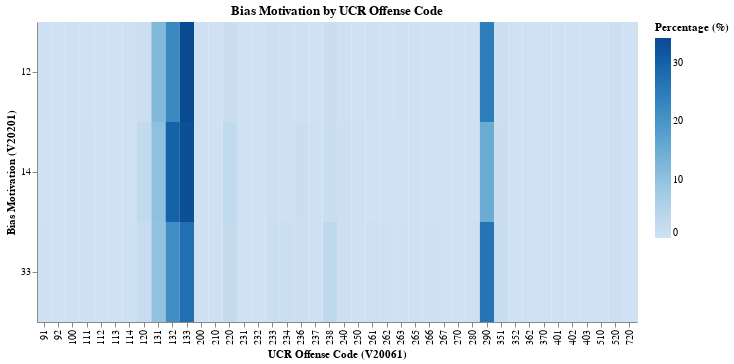

This figure's notebook cell:
### Markdown cell above
### UCR OFFENSE CODE

### Code cell
# Cross-tabulation (frequency)
offense_bias_table = pd.crosstab(race_df['V20201'], race_df['V20061'])

# Display the result
print(offense_bias_table)

# Cross-tabulation (percentage per V20201)
offense_bias_pct = pd.crosstab(race_df['V20201'], race_df['V20061'], normalize='index') * 100

# Display rounded to two decimal places
print(offense_bias_pct.round(2))

import altair as alt

# Convert data to long format
offense_bias_df = offense_bias_pct.reset_index().melt(
    id_vars='V20201', 
    var_name='V20061', 
    value_name='percentage'
)

# Draw a heatmap with Altair
heatmap = alt.Chart(offense_bias_df).mark_rect().encode(
    x=alt.X('V20061:N', title='UCR Offense Code (V20061)'),
    y=alt.Y('V20201:N', title='Bias Motivation (V20201)'),
    color=alt.Color('percentage:Q', title='Percentage (%)', scale=alt.Scale(scheme='blues')),
    tooltip=['V20201', 'V20061', 'percentage']
).properties(
    title='Bias Motivation by UCR Offense Code',
    width=600,
    height=300
)

heatmap

### Figure 1 — Vega-Lite specification as saved in the notebook (floating-point values rounded to 4 significant figures)
{"config": {"view": {"continuousWidth": 300, "continuousHeight": 300}}, "data": {"name": "data-486195610861654caf88ad89b79eaf18"}, "mark": {"type": "rect"}, "encoding": {"color": {"field": "percentage", "scale": {"scheme": "blues"}, "title": "Percentage (%)", "type": "quantitative"}, "tooltip": [{"field": "V20201", "type": "quantitative"}, {"field": "V20061", "type": "quantitative"}, {"field": "percentage", "type": "quantitative"}], "x": {"field": "V20061", "title": "UCR Offense Code (V20061)", "type": "nominal"}, "y": {"field": "V20201", "title": "Bias Motivation (V20201)", "type": "nominal"}}, "height": 300, "title": "Bias Motivation by UCR Offense Code", "width": 600, "$schema": "https://vega.github.io/schema/vega-lite/v5.20.1.json", "datasets": {"data-486195610861654caf88ad89b79eaf18": [{"V20201": 12, "V20061": 91, "percentage": 0.1164}, {"V20201": 14, "V20061": 91, "percentage": 0.0}, {"V20201": 33, "V20061": 91, "percentage": 0.1041}, {"V20201": 12, "V20061": 92, "percentage": 0.006849}, {"V20201": 14, "V20061": 92, "percentage": 0.0}, {"V20201": 33, "V20061": 92, "percentage": 0.0}, {"V20201": 12, "V20061": 100, "percentage": 0.1096}, {"V20201": 14, "V20061": 100, "percentage": 0.2208}, {"V20201": 33, "V20061": 100, "percentage": 0.1561}, {"V20201": 12, "V20061": 111, "percentage": 0.07534}, {"V20201": 14, "V20061": 111, "percentage": 0.1472}, {"V20201": 33, "V20061": 111, "percentage": 0.2081}, {"V20201": 12, "V20061": 112, "percentage": 0.0137}, {"V20201": 14, "V20061": 112, "percentage": 0.0}, {"V20201": 33, "V20061": 112, "percentage": 0.05203}, {"V20201": 12, "V20061": 113, "percentage": 0.006849}, {"V20201": 14, "V20061": 113, "percentage": 0.0}, {"V20201": 33, "V20061": 113, "percentage": 0.0}, {"V20201": 12, "V20061": 114, "percentage": 0.1712}, {"V20201": 14, "V20061": 114, "percentage": 0.07358}, {"V20201": 33, "V20061": 114, "percentage": 0.1561}, {"V20201": 12, "V20061": 120, "percentage": 0.7123}, {"V20201": 14, "V20061": 120, "percentage": 2.575}, {"V20201": 33, "V20061": 120, "percentage": 1.665}, {"V20201": 12, "V20061": 131, "percentage": 12.18}, {"V20201": 14, "V20061": 131, "percentage": 10.38}, {"V20201": 33, "V20061": 131, "percentage": 9.99}, {"V20201": 12, "V20061": 132, "percentage": 22.34}, {"V20201": 14, "V20061": 132, "percentage": 29.8}, {"V20201": 33, "V20061": 132, "percentage": 21.38}, {"V20201": 12, "V20061": 133, "percentage": 34.26}, {"V20201": 14, "V20061": 133, "percentage": 33.33}, {"V20201": 33, "V20061": 133, "percentage": 27.32}, {"V20201": 12, "V20061": 200, "percentage": 0.2808}, {"V20201": 14, "V20061": 200, "percentage": 0.2208}, {"V20201": 33, "V20061": 200, "percentage": 0.2601}, {"V20201": 12, "V20061": 210, "percentage": 0.0137}, {"V20201": 14, "V20061": 210, "percentage": 0.07358}, {"V20201": 33, "V20061": 210, "percentage": 0.2601}, {"V20201": 12, "V20061": 220, "percentage": 1.007}, {"V20201": 14, "V20061": 220, "percentage": 2.575}, {"V20201": 33, "V20061": 220, "percentage": 2.237}, {"V20201": 12, "V20061": 231, "percentage": 0.0274}, {"V20201": 14, "V20061": 231, "percentage": 0.0}, {"V20201": 33, "V20061": 231, "percentage": 0.0}, {"V20201": 12, "V20061": 232, "percentage": 0.006849}, {"V20201": 14, "V20061": 232, "percentage": 0.0}, {"V20201": 33, "V20061": 232, "percentage": 0.0}, {"V20201": 12, "V20061": 233, "percentage": 0.3425}, {"V20201": 14, "V20061": 233, "percentage": 0.3679}, {"V20201": 33, "V20061": 233, "percentage": 0.9365}, {"V20201": 12, "V20061": 234, "percentage": 0.1644}, {"V20201": 14, "V20061": 234, "percentage": 0.1472}, {"V20201": 33, "V20061": 234, "percentage": 0.8325}, {"V20201": 12, "V20061": 236, "percentage": 0.2671}, {"V20201": 14, "V20061": 236, "percentage": 1.03}, {"V20201": 33, "V20061": 236, "percentage": 0.8845}, {"V20201": 12, "V20061": 237, "percentage": 0.08219}, {"V20201": 14, "V20061": 237, "percentage": 0.2208}, {"V20201": 33, "V20061": 237, "percentage": 0.2081}, {"V20201": 12, "V20061": 238, "percentage": 1.075}, {"V20201": 14, "V20061": 238, "percentage": 1.251}, {"V20201": 33, "V20061": 238, "percentage": 3.278}, {"V20201": 12, "V20061": 240, "percentage": 0.2192}, {"V20201": 14, "V20061": 240, "percentage": 0.4415}, {"V20201": 33, "V20061": 240, "percentage": 0.5203}, {"V20201": 12, "V20061": 250, "percentage": 0.06849}, {"V20201": 14, "V20061": 250, "percentage": 0.2208}, {"V20201": 33, "V20061": 250, "percentage": 0.1561}, {"V20201": 12, "V20061": 261, "percentage": 0.1164}, {"V20201": 14, "V20061": 261, "percentage": 0.07358}, {"V20201": 33, "V20061": 261, "percentage": 0.4162}, {"V20201": 12, "V20061": 262, "percentage": 0.0411}, {"V20201": 14, "V20061": 262, "percentage": 0.07358}, {"V20201": 33, "V20061": 262, "percentage": 0.2081}, {"V20201": 12, "V20061": 263, "percentage": 0.1027}, {"V20201": 14, "V20061": 263, "percentage": 0.0}, {"V20201": 33, "V20061": 263, "percentage": 0.2081}, {"V20201": 12, "V20061": 265, "percentage": 0.0}, {"V20201": 14, "V20061": 265, "percentage": 0.0}, {"V20201": 33, "V20061": 265, "percentage": 0.05203}, {"V20201": 12, "V20061": 266, "percentage": 0.0137}, {"V20201": 14, "V20061": 266, "percentage": 0.07358}, {"V20201": 33, "V20061": 266, "percentage": 0.2081}, {"V20201": 12, "V20061": 267, "percentage": 0.06849}, {"V20201": 14, "V20061": 267, "percentage": 0.07358}, {"V20201": 33, "V20061": 267, "percentage": 0.0}, {"V20201": 12, "V20061": 270, "percentage": 0.006849}, {"V20201": 14, "V20061": 270, "percentage": 0.0}, {"V20201": 33, "V20061": 270, "percentage": 0.0}, {"V20201": 12, "V20061": 280, "percentage": 0.06849}, {"V20201": 14, "V20061": 280, "percentage": 0.0}, {"V20201": 33, "V20061": 280, "percentage": 0.1041}, {"V20201": 12, "V20061": 290, "percentage": 24.49}, {"V20201": 14, "V20061": 290, "percentage": 15.01}, {"V20201": 33, "V20061": 290, "percentage": 26.38}, {"V20201": 12, "V20061": 351, "percentage": 0.7945}, {"V20201": 14, "V20061": 351, "percentage": 1.03}, {"V20201": 33, "V20061": 351, "percentage": 1.353}, {"V20201": 12, "V20061": 352, "percentage": 0.04795}, {"V20201": 14, "V20061": 352, "percentage": 0.07358}, {"V20201": 33, "V20061": 352, "percentage": 0.05203}, {"V20201": 12, "V20061": 362, "percentage": 0.006849}, {"V20201": 14, "V20061": 362, "percentage": 0.0}, {"V20201": 33, "V20061": 362, "percentage": 0.0}, {"V20201": 12, "V20061": 370, "percentage": 0.07534}, {"V20201": 14, "V20061": 370, "percentage": 0.0}, {"V20201": 33, "V20061": 370, "percentage": 0.05203}, {"V20201": 12, "V20061": 401, "percentage": 0.0}, {"V20201": 14, "V20061": 401, "percentage": 0.07358}, {"V20201": 33, "V20061": 401, "percentage": 0.0}, {"V20201": 12, "V20061": 402, "percentage": 0.006849}, {"V20201": 14, "V20061": 402, "percentage": 0.0}, {"V20201": 33, "V20061": 402, "percentage": 0.05203}, {"V20201": 12, "V20061": 403, "percentage": 0.0}, {"V20201": 14, "V20061": 403, "percentage": 0.07358}, {"V20201": 33, "V20061": 403, "percentage": 0.0}, {"V20201": 12, "V20061": 510, "percentage": 0.006849}, {"V20201": 14, "V20061": 510, "percentage": 0.0}, {"V20201": 33, "V20061": 510, "percentage": 0.0}, {"V20201": 12, "V20061": 520, "percentage": 0.5753}, {"V20201": 14, "V20061": 520, "percentage": 0.3679}, {"V20201": 33, "V20061": 520, "percentage": 0.3122}, {"V20201": 12, "V20061": 720, "percentage": 0.0274}, {"V20201": 14, "V20061": 720, "percentage": 0.0}, {"V20201": 33, "V20061": 720, "percentage": 0.0}]}}
